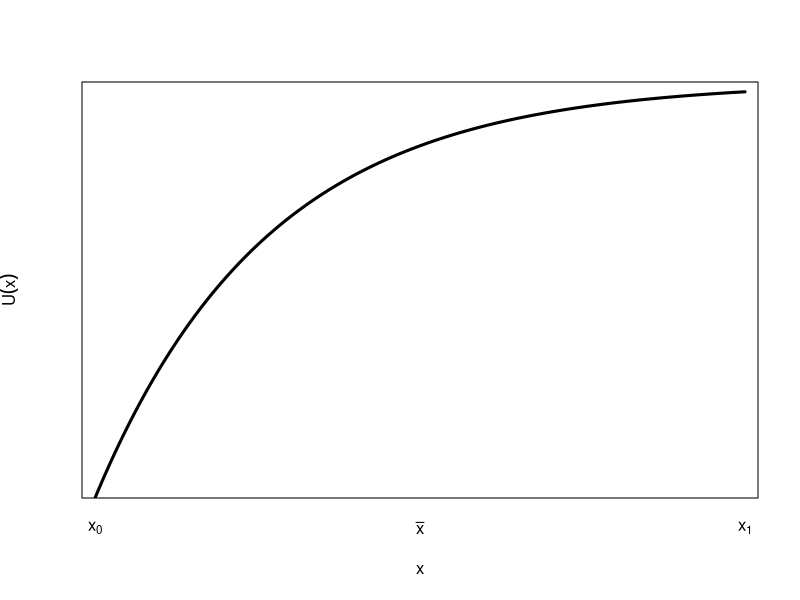
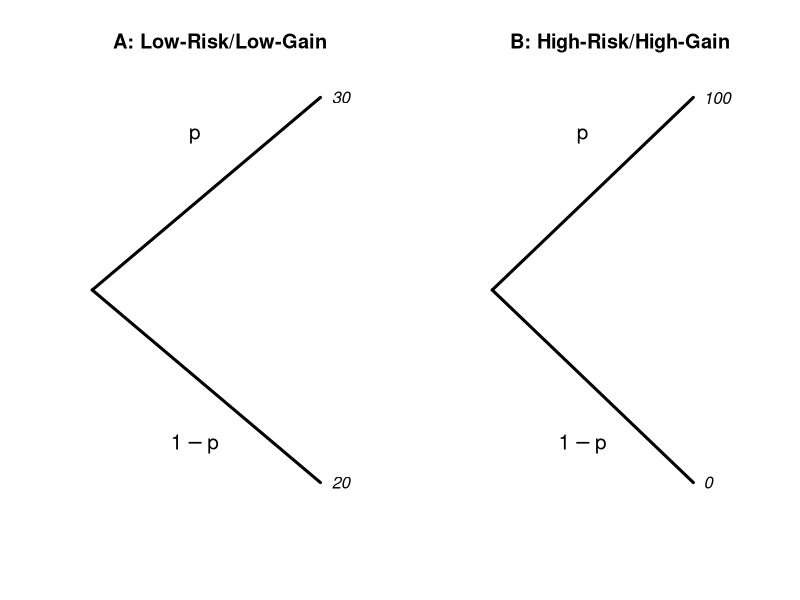
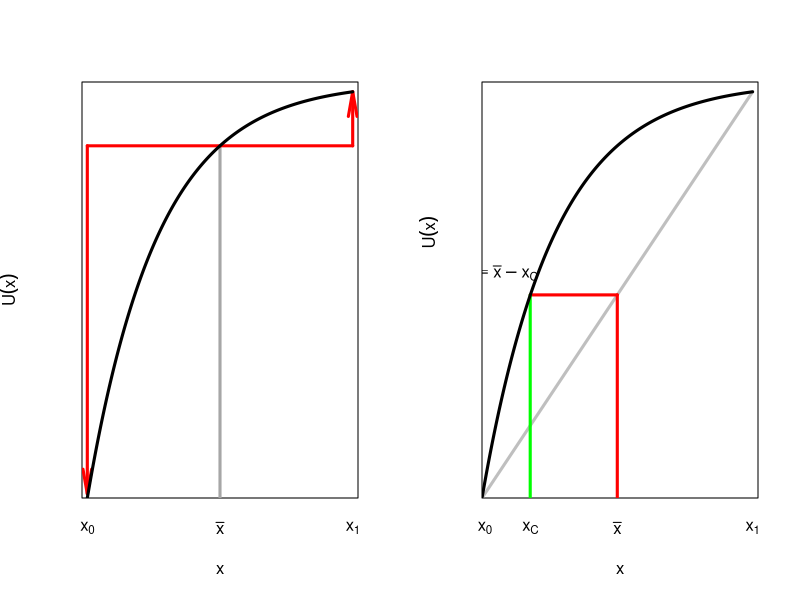
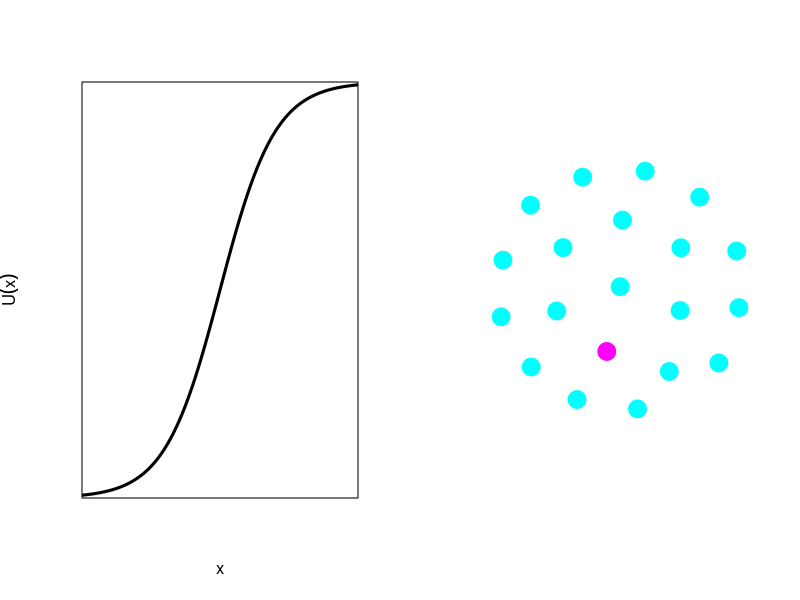
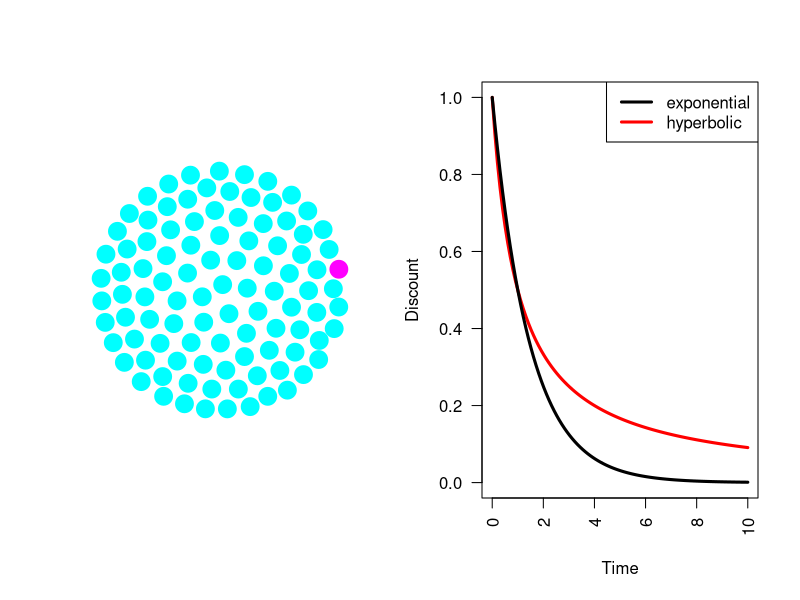
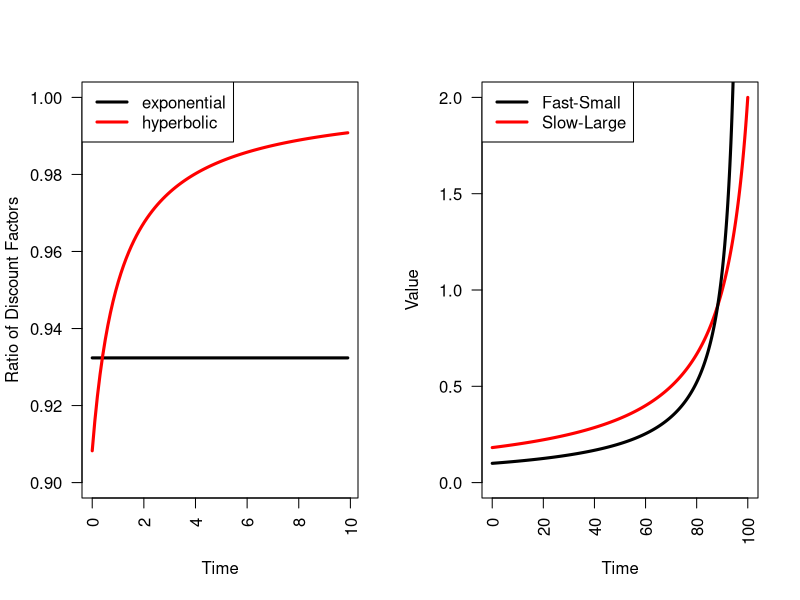

Write R code to recreate these figures, in order.
## ---- chunk 1
#| fig-asp: 1
x <- seq(0,5,length=1000)
r <- 0.75
## classic concave function
fx <- 1-exp(-r*x)
## for part deux
aaa <- (fx-0.4882412)^2
#which(aaa==min(aaa))
#[1] 179

plot(x,fx, type="l", lwd=3, axes=FALSE, frame=TRUE, 
     xlab=expression(x), ylab=expression(U(x)), 
     xaxs="i", yaxs="i", xlim=c(-0.1,5.1), ylim=c(0,1))
#segments(0,0,5,fx[1000], lwd=2, col=grey(0.75))
axis(1, at=c(0,2.5,5), labels=c(expression(x[0]), expression(bar(x)),
                                expression(x[1])), tick=FALSE)
## ---- chunk 2
#| message: false
library(ape)
## two lotteries in nexus format
ttt <- "(20,30);"
ttt <- read.tree(text = ttt)
ttt1 <- "(0,100);"
ttt1 <- read.tree(text = ttt1)
lablocs <- list(x=c(0.45, 0.45), y=c(1.9, 1.1))
#
par(mfrow=c(1,2))
plot(ttt, type="cladogram", edge.width=3, label.offset=0.05)
text(lablocs, c(expression(p),expression(1-p)), cex=1.25, family="sans")
title("A: Low-Risk/Low-Gain")
plot(ttt1, type="cladogram", edge.width=3, label.offset=0.05)
text(lablocs, c(expression(p),expression(1-p)), cex=1.25, family="sans")
title("B: High-Risk/High-Gain")
## ---- chunk 3
#| fig-asp: 1
plot(x,fx, type="n", lwd=3, axes=FALSE, frame=TRUE,
     xlab=expression(x), ylab=expression(U(x)),
     xaxs="i", yaxs="i", xlim=c(-0.1,5.1), ylim=c(0,1))
#segments(0,0,5,fx[1000], lwd=2, col=grey(0.75))
axis(1, at=c(0,2.5,5), labels=c(expression(x[0]), expression(bar(x)),
                                expression(x[1])), tick=FALSE)
segments(2.5,0,2.5,0.846645, lwd=3, lty=1, col=grey(0.65))
segments(2.5,0.846645,0,0.846645, lwd=3, lty=1, col="red")
arrows(0,0.846645,0,0.01, lwd=3, lty=1, col="red", length=.25,angle=10)
segments(2.5,0.846645,5,0.846645, lwd=3, lty=1, col="red")
arrows(5,0.846645,5,fx[1000], lwd=3, lty=1, col="red", length=.25,angle=10)
lines(x,fx, lwd=3, col="black")
## ---- chunk 4
#| fig-asp: 1
plot(x,fx, type="n", lwd=3, axes=FALSE, frame=TRUE,
     xlab=expression(x), ylab="", 
     xaxs="i", yaxs="i", xlim=c(0,5.1), ylim=c(0,1))
segments(0,0,5,fx[1000], lwd=3, col=grey(0.75))
axis(1, at=c(0.05,x[179],2.5,5), labels=c(expression(x[0]), expression(x[C]),
                                          expression(bar(x)), expression(x[1])),
     tick=FALSE)
mtext(expression(U(x)), side=2,line=2, adj=0.65)
par(las=2)
axis(2, at=0.4882412, labels="", tick=FALSE)
segments(2.5,0,2.5,0.4882412,lwd=3, lty=1, col="red") # vertical line at bar(x)
segments(2.5,0.4882412,x[179],0.4882412,lwd=3, lty=1, col="red") # horizontal line back to utility curve
segments(x[179],0.4882412,x[179],0, lwd=3, lty=1, col="green") # vertical line to x_c
lines(x,fx, lwd=3, col="black")
text(0.35, 0.54, expression(pi==bar(x) - x[C]))
## ---- chunk 5
#| fig-asp: 1
x <- seq(10,30,length=1000)
# logistic function
ux <- expression(1/(1+exp(-(x-a)/b)))
a <- 20
b <- 2
plot(x,eval(ux), type="l", lwd=3, axes=FALSE, frame=TRUE, yaxs="i",
     ylim=c(0,1), xaxs="i",
     xlab=expression(x), ylab=expression(U(x)))
## ---- chunk 6
#| fig-asp: 1
#| warning: false
#| message: false
require(igraph)
aaa <- graph.empty(20)
bbb <- graph.empty(100)
vc20 <- rep("cyan",20)
vc20[7] <- "magenta"
vc100 <- c(vc20,rep("cyan",80))

# reproducing in a smaller population
plot(aaa, vertex.color=vc20, vertex.frame.color=vc20,vertex.label=NA)
# reproducing in a larger population
plot(bbb, vertex.color=vc100, vertex.frame.color=vc100,vertex.label=NA)
## ---- chunk 7
#| fig-asp: 1
t <- seq(0,10,length=100)
hyperf <- expression(1/(1+t))
expf <- expression(2^-t)
plot(t,eval(hyperf), type="l", col="red", lwd=3, xlab="Time", ylab="Discount", ylim=c(0,1))
lines(t,eval(expf), col="black", lwd=3)
legend("topright",c("exponential", "hyperbolic"), lwd=3, col=c("black","red"))
## ---- chunk 8
#| fig-asp: 1
plot(t[-100],exp(diff(log(eval(expf)))), type="l", col="black", lwd=3, xlab="Time", ylab="Ratio of Discount Factors", ylim=c(0.9,1))
lines(t[-100], exp(diff(log(eval(hyperf)))), type="l", col="red", lwd=3)
legend("topleft",c("exponential", "hyperbolic"), lwd=3, col=c("black","red"))
## ---- chunk 9
#| fig-asp: 1
t <- seq(0,100,length=500)
tc <- 110
K <- 20
a <- 1
hgf <- expression(K/(tc-t*a))
slow <- eval(hgf)
plot(t,slow, type="l", col="red", lwd=3, xlab="Time", ylab="Value", ylim=c(0,2))
tc <- 100
K <- 10
a <- 1.01
fast <- eval(hgf)
lines(t[fast>0],fast[fast>0], type="l", col="black", lwd=3)
legend("topleft",c("Fast-Small", "Slow-Large"), lwd=3, col=c("black","red"))
